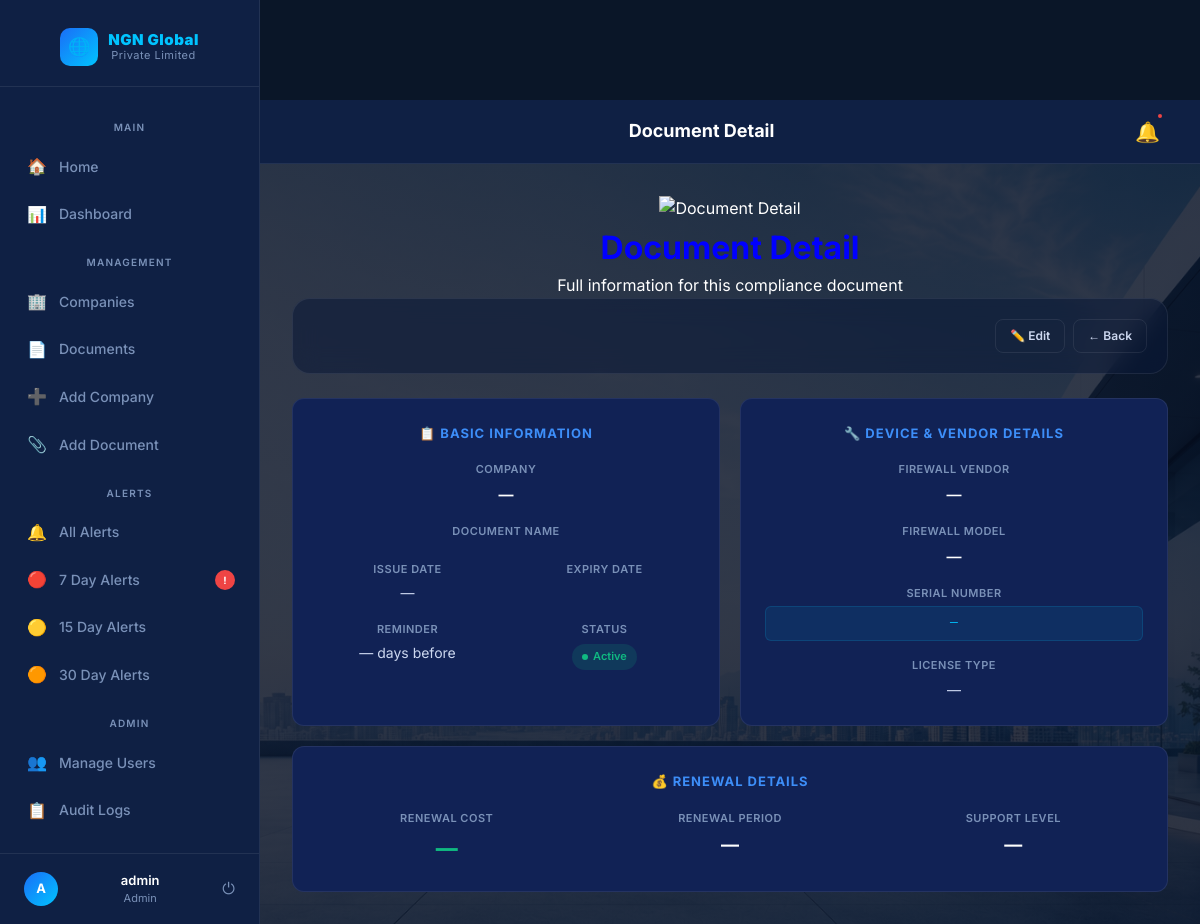
/view-document/6 (signed in), run on an earlier commit of the app's database.
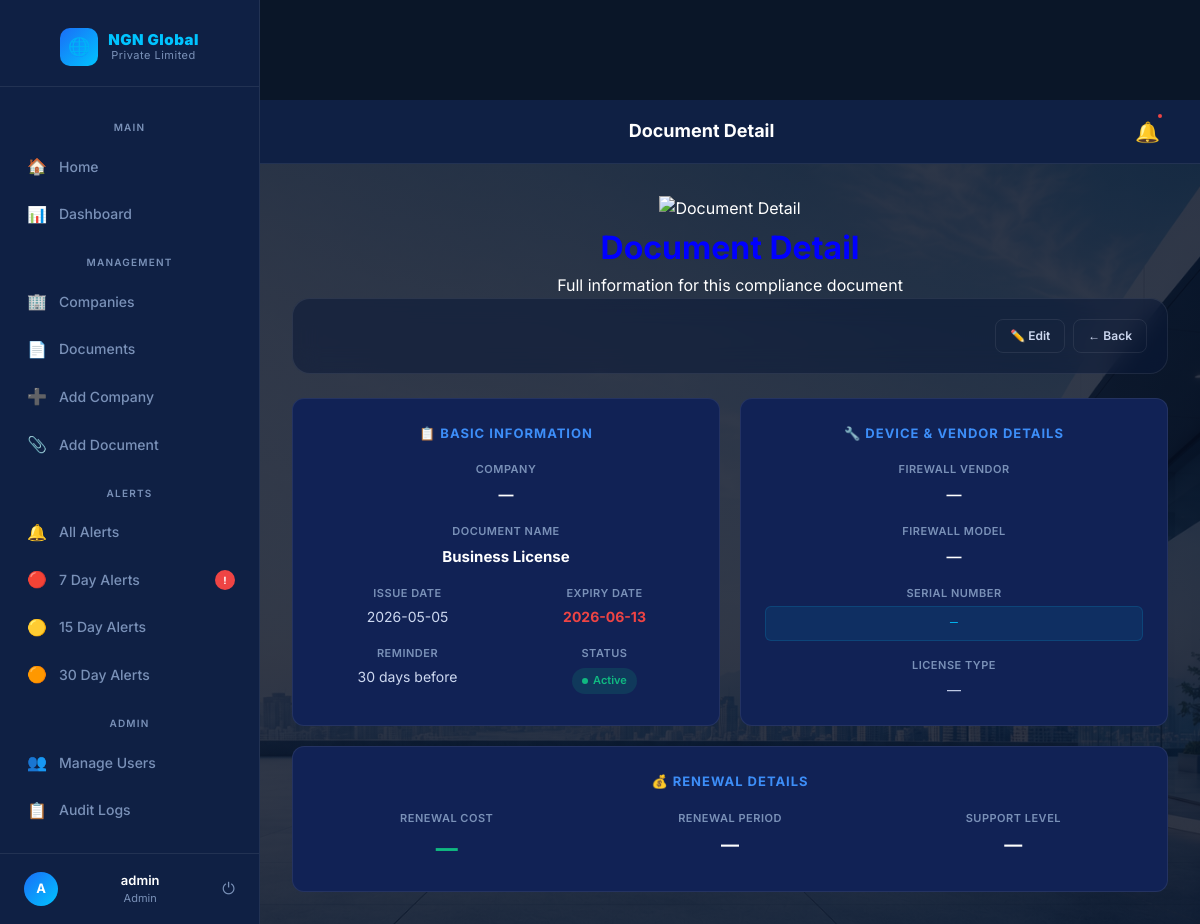
And on a later commit of the database.
### tables this page shows
CREATE TABLE documents (
    id INTEGER PRIMARY KEY AUTOINCREMENT,
    company_id INTEGER,
    document_name TEXT,
    issue_date TEXT,
    expiry_date TEXT,
    reminder_days INTEGER, firewall_vendor TEXT, firewall_model TEXT, serial_number TEXT, license_type TEXT, renewal_cost TEXT, renewal_period TEXT, support_level TEXT, status TEXT DEFAULT Active,
    FOREIGN KEY(company_id) REFERENCES companies(id)
);

### app.py (the view)
@app.route('/view-document/<int:id>')
def view_document(id):
    conn = sqlite3.connect('company.db')
    conn.row_factory = sqlite3.Row
    document = conn.execute(
        'SELECT * FROM documents WHERE id = ?',
        (id,)
    ).fetchone()
    conn.close()
    return render_template(
        'view_document.html',
        document=document
    )

### templates/view_document.html (shortened to what the changed rows need)
{% extends 'base.html' %}
{% block content %}
<div class="page-banner">
  <div class="page-banner-overlay">
    <h1>Document Detail</h1>
  </div>
</div>
<div style="display:grid;grid-template-columns:1fr 1fr;gap:20px;max-width:960px">
  <div class="card">
    <div style="display:flex;flex-direction:column;gap:16px">
      <div>
        <div style="font-size:11px;font-weight:600;color:var(--muted);text-transform:uppercase;letter-spacing:0.5px;margin-bottom:4px">Document Name</div>
        <div style="font-size:15px;font-weight:700;color:var(--white)">{{ document.document_name }}</div>
      </div>
      <div style="display:grid;grid-template-columns:1fr 1fr;gap:16px">
        <div>
          <div style="font-size:11px;font-weight:600;color:var(--muted);text-transform:uppercase;letter-spacing:0.5px;margin-bottom:4px">Issue Date</div>
          <div style="font-size:14px;color:var(--text)">{{ document.issue_date or '—' }}</div>
        </div>
        <div>
          <div style="font-size:11px;font-weight:600;color:var(--muted);text-transform:uppercase;letter-spacing:0.5px;margin-bottom:4px">Expiry Date</div>
          <div style="font-size:14px;color:var(--red);font-weight:700">{{ document.expiry_date }}</div>
        </div>
      </div>
      <div style="display:grid;grid-template-columns:1fr 1fr;gap:16px">
        <div>
          <div style="font-size:11px;font-weight:600;color:var(--muted);text-transform:uppercase;letter-spacing:0.5px;margin-bottom:4px">Reminder</div>
          <div style="font-size:14px;color:var(--text)">{{ document.reminder_days or '—' }} days before</div>
        </div>
      </div>
    </div>
  </div>
</div>
{% endblock %}

What changed in the data, as far as the page shows it:
added documents: document_name "Business License", issue_date "2026-05-05", expiry_date "2026-06-13", reminder_days "30"
Also different on the page:
{{ document.issue_date or '—' }}: "—" → (not shown)
{{ document.reminder_days or '—' }}: "—" → (not shown)
